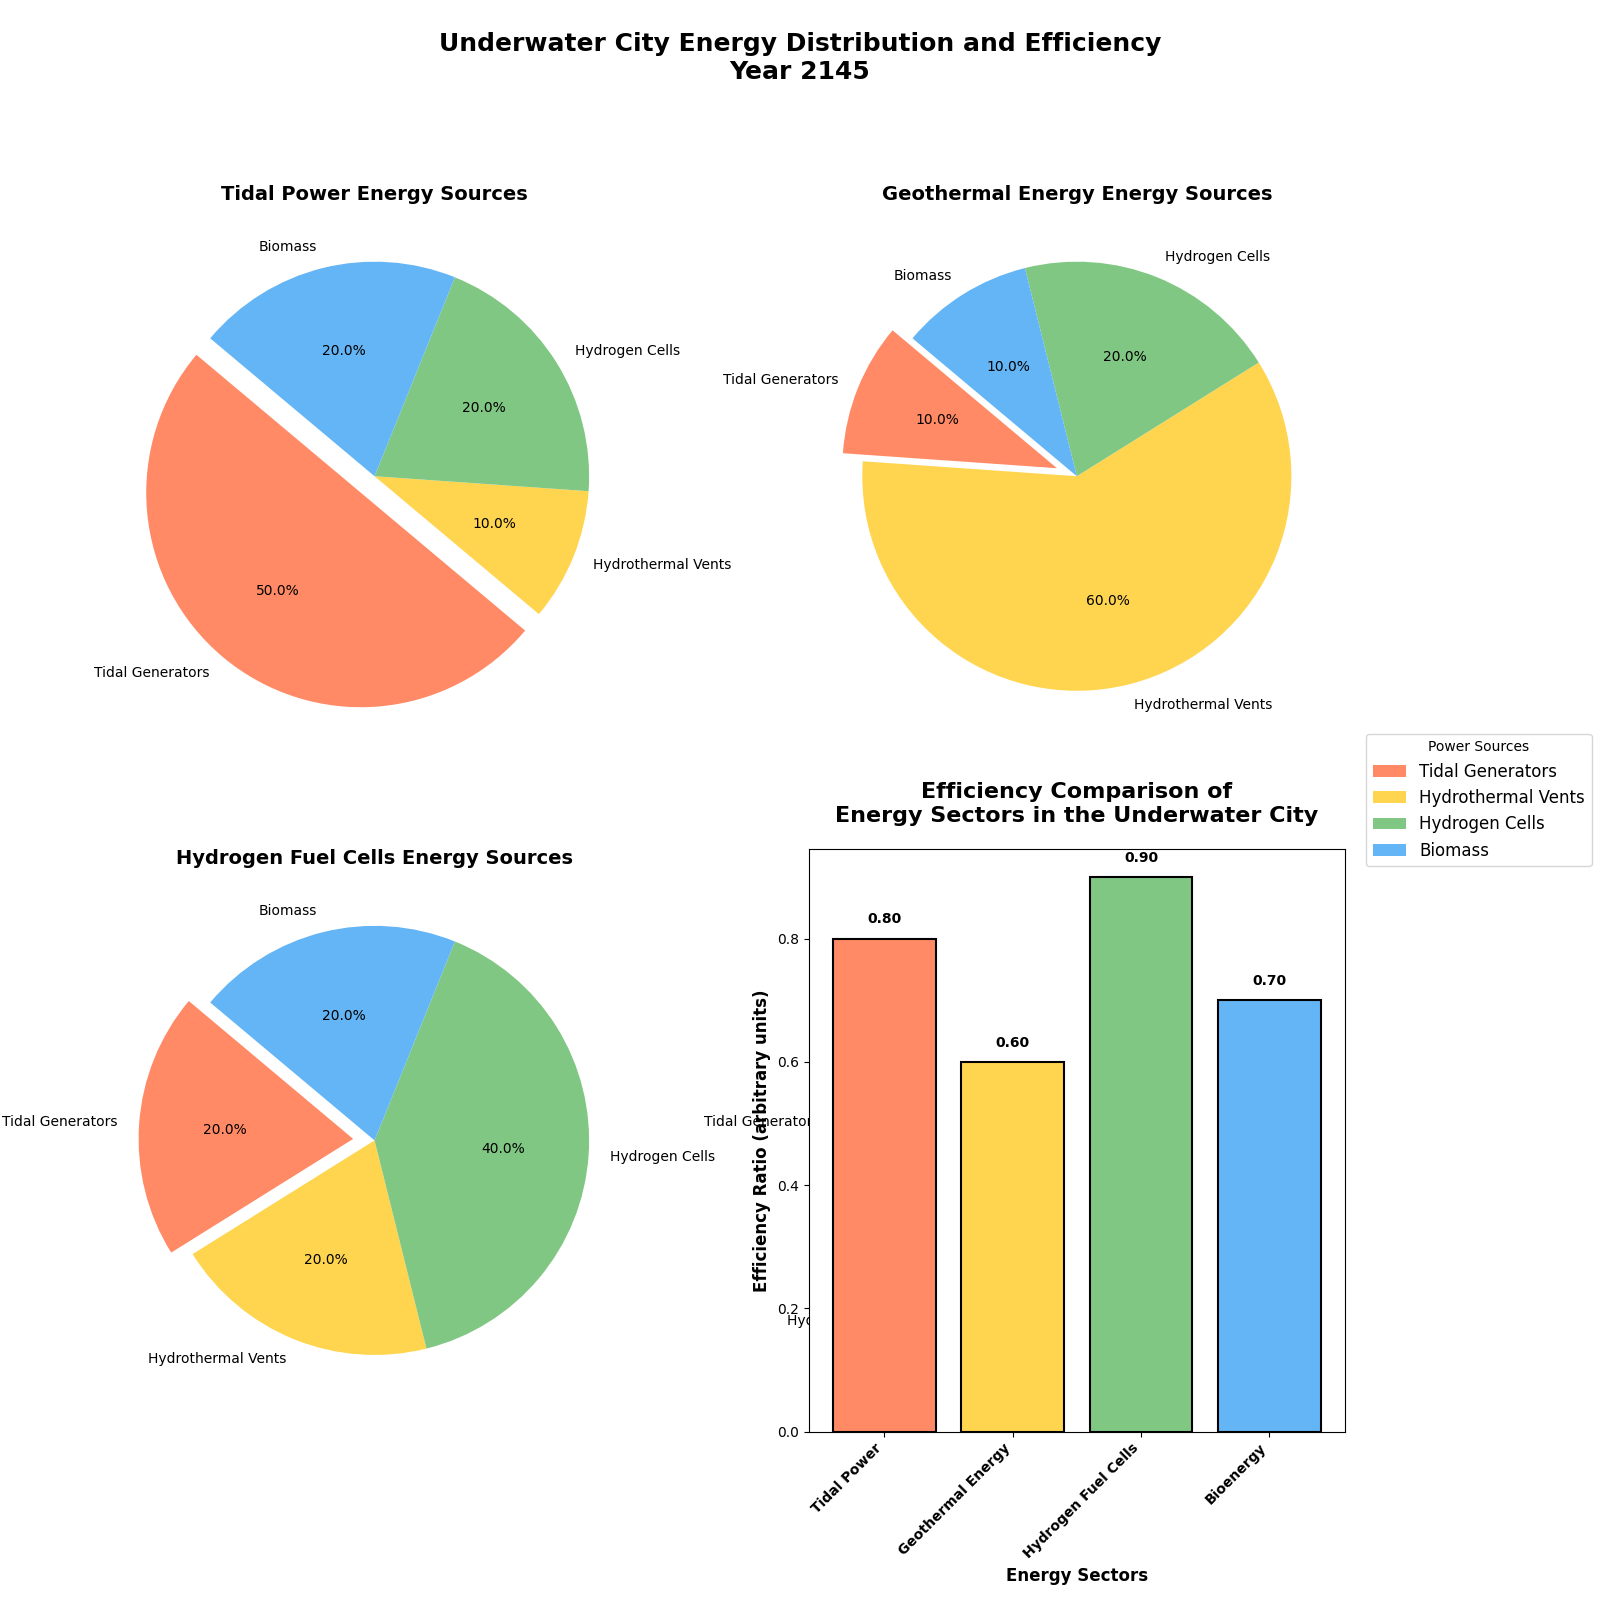

Write the Python code that produced this figure.
import matplotlib.pyplot as plt
import numpy as np

sectors = ['Tidal Power', 'Geothermal Energy', 'Hydrogen Fuel Cells', 'Bioenergy']
power_sources = ['Tidal Generators', 'Hydrothermal Vents', 'Hydrogen Cells', 'Biomass']

energy_data = [
    [50, 10, 20, 20],
    [10, 60, 20, 10],
    [20, 20, 40, 20],
    [20, 10, 20, 50]
]

efficiency_ratios = [0.8, 0.6, 0.9, 0.7]

# Shuffled colors for each energy type
shuffled_colors = ['#FF8A65', '#FFD54F', '#81C784', '#64B5F6']

fig, ax = plt.subplots(2, 2, figsize=(16,16))
plt.subplots_adjust(top=0.85)
fig.suptitle("Underwater City Energy Distribution and Efficiency\nYear 2145", fontsize=18, fontweight='bold', y=0.98)

explode = (0.1, 0, 0, 0)

for i, sector in enumerate(sectors):
    wedges, texts, autotexts = ax.flatten()[i].pie(
        energy_data[i],
        labels=power_sources,
        autopct='%1.1f%%',
        startangle=140,
        colors=shuffled_colors,
        explode=explode,
        textprops=dict(color="black")
    )
    for text in texts:
        text.set_fontsize(10)
    for autotext in autotexts:
        autotext.set_fontsize(10)
    ax.flatten()[i].set_title(f"{sector} Energy Sources", fontsize=14, fontweight='bold')

fig.legend(wedges, power_sources, loc='center right', fontsize=12, title='Power Sources')

ax_eff = fig.add_subplot(224)
bars = ax_eff.bar(sectors, efficiency_ratios, color=shuffled_colors, edgecolor='black', linewidth=1.5)

ax_eff.set_ylabel('Efficiency Ratio (arbitrary units)', fontsize=12, fontweight='bold')
ax_eff.set_xlabel('Energy Sectors', fontsize=12, fontweight='bold')
ax_eff.set_title('Efficiency Comparison of\nEnergy Sectors in the Underwater City', fontsize=16, fontweight='bold', pad=20)

for bar, efficiency in zip(bars, efficiency_ratios):
    ax_eff.text(bar.get_x() + bar.get_width() / 2, bar.get_height() + 0.02, f'{efficiency:.2f}', ha='center', va='bottom', fontsize=10, fontweight='bold')

ax_eff.set_xticklabels(sectors, rotation=45, ha='right', fontsize=10, fontweight='bold')

plt.tight_layout(rect=[0, 0, 0.85, 0.95])

plt.show()
